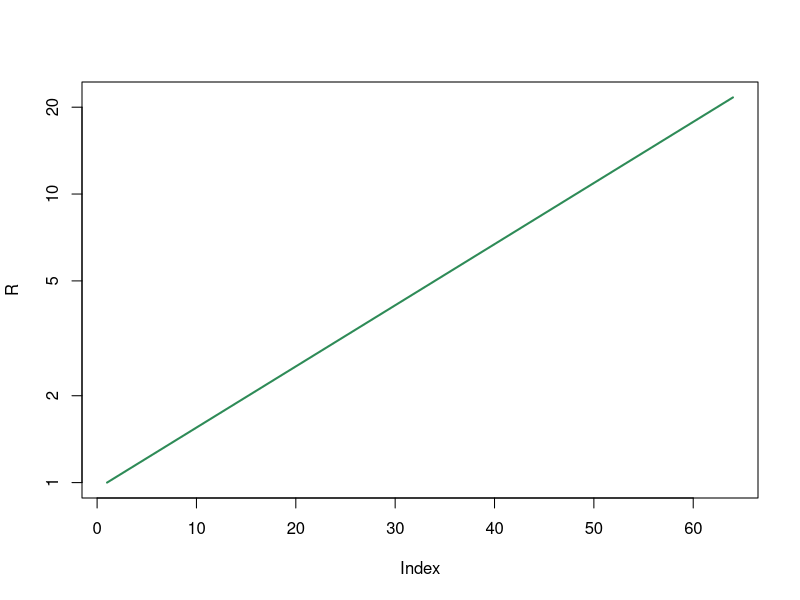
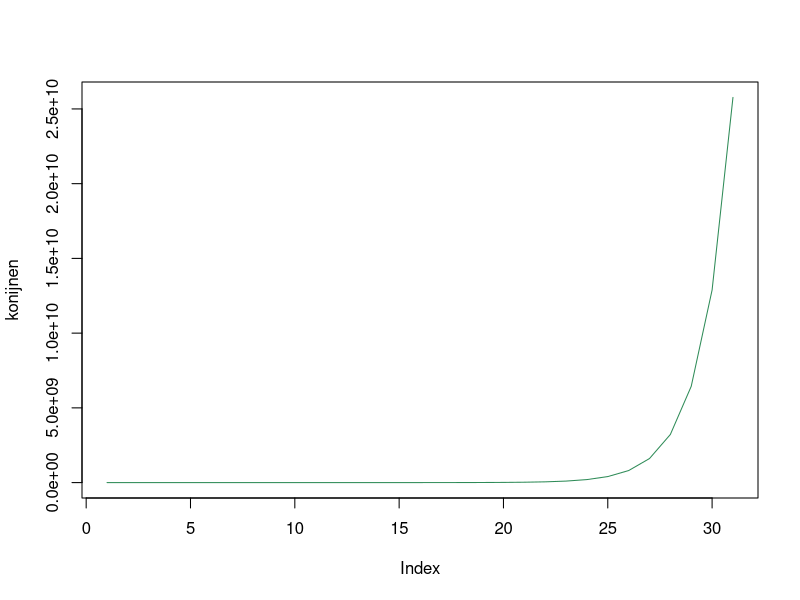
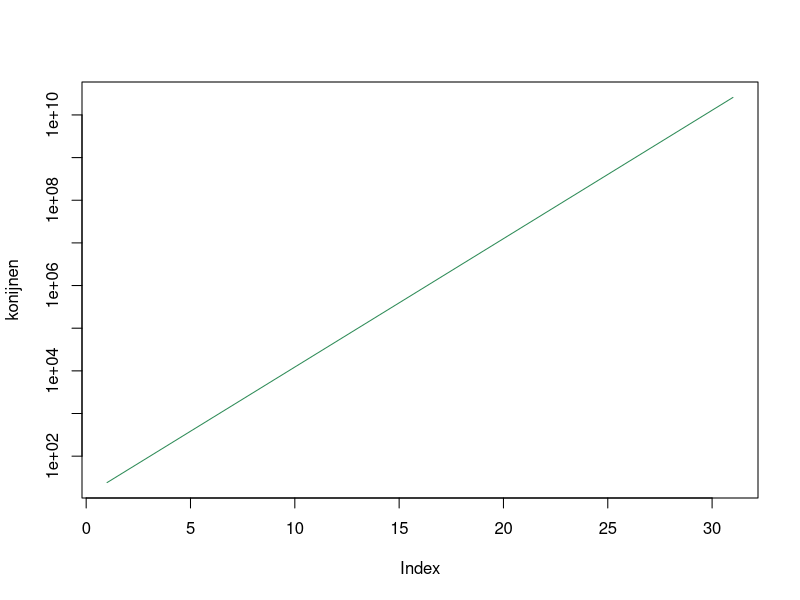
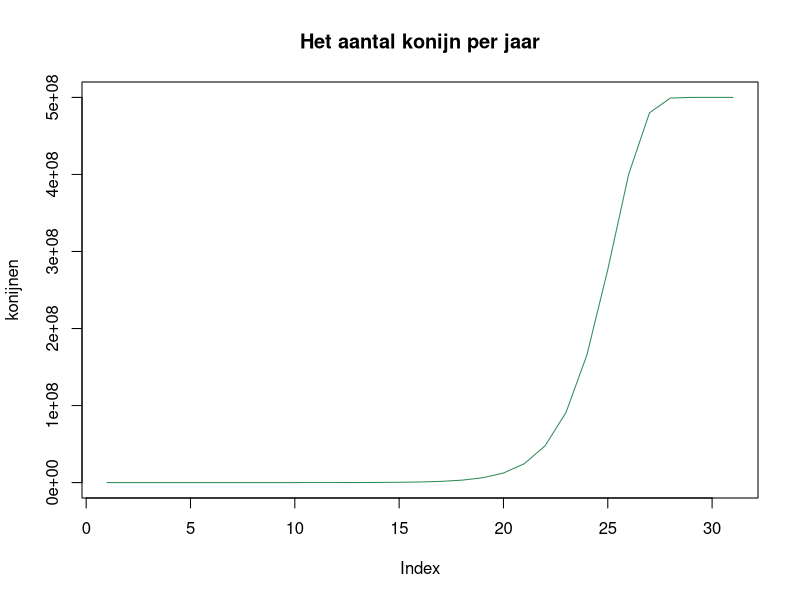
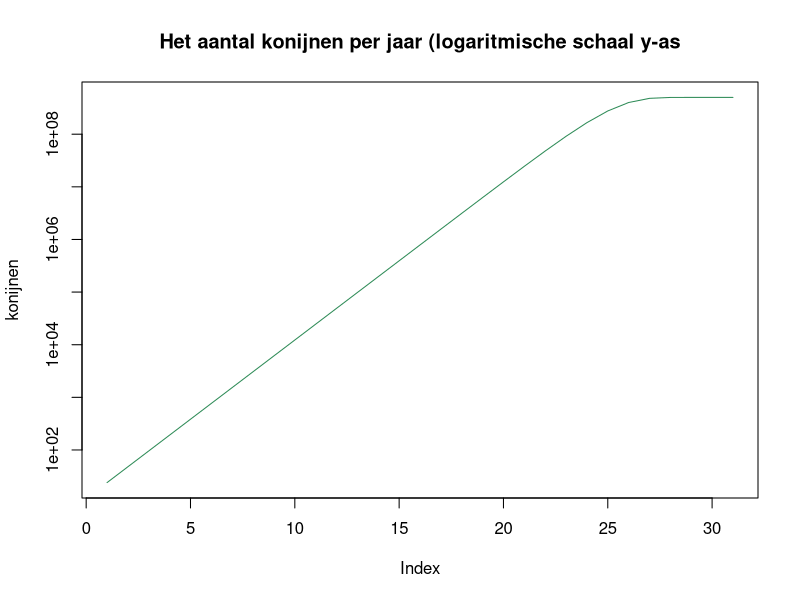
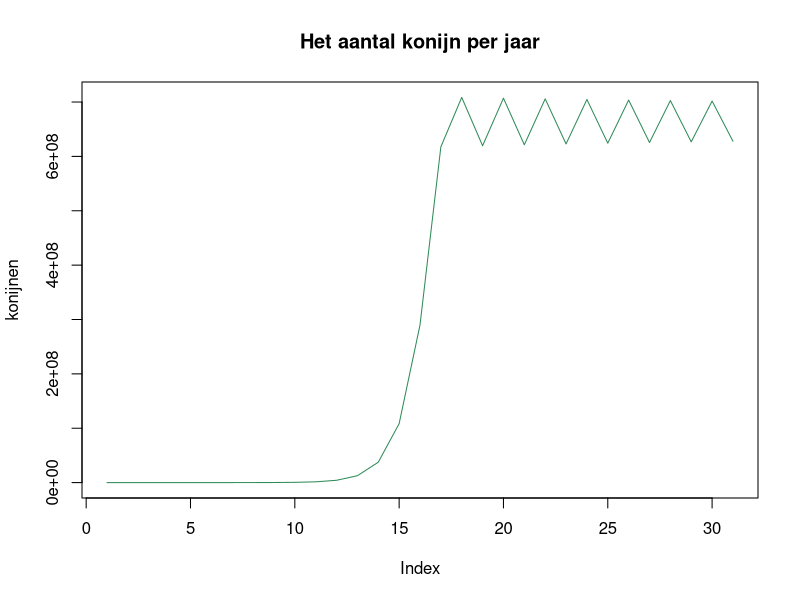
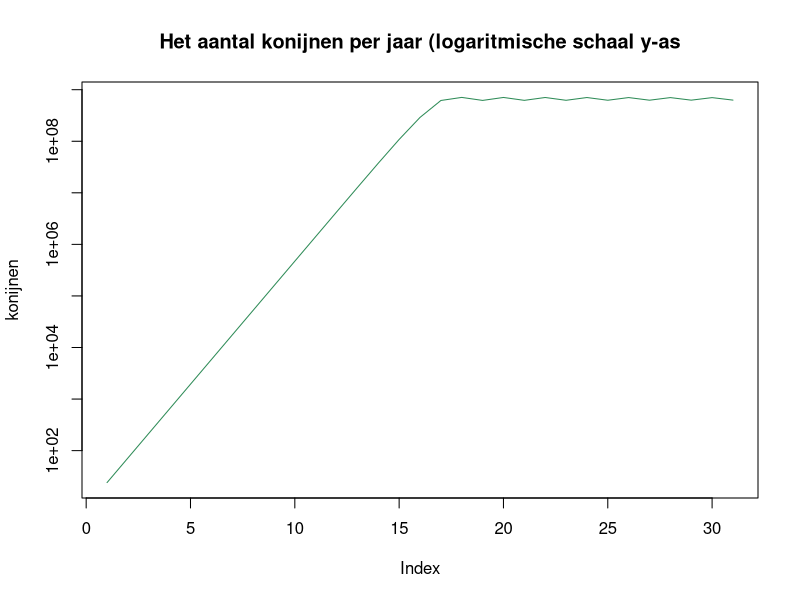
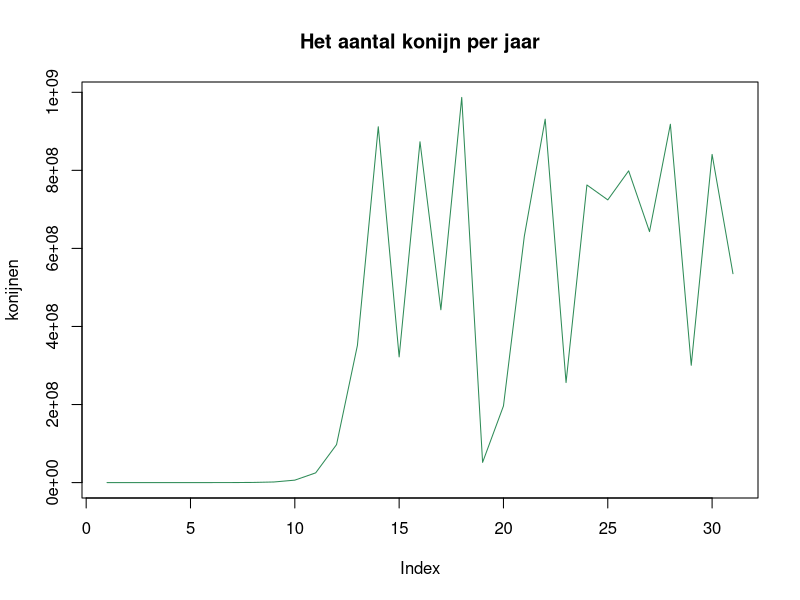

Write R code to recreate these figures, in order.
## ---- chunk 1
#| eval: true
#| echo: true
#| code-fold: false
#| label: fig-exponential

# beginaantal rijst
R <- 1

# herhaal iets 63 keer met een for-loop
for (i in 1:63) {
  R[i+1] <- R[i]*1.05 # R in volgende stap is 2*R in deze stap
}

plot(R , type='l', col="seagreen", log="y", lwd=2) 
## ---- chunk 2
sum(R)
## ---- chunk 3
# definieren van begin aantal konijnen
konijnen <- 24
# verdubbel het aantal konijnen 20 keer
for (i in 1:20){ 
konijnen <- konijnen * 2
}
# er zijn verschillende opties om "Het aantal konijnen na 20 tijdstappen is gelijk aan 25165824” te printen:
# met cat:
cat("Het aantal konijnen na 20 tijdstappen is gelijk aan ", konijnen)
# met paste:
paste("Het aantal konijnen na 20 tijdstappen is gelijk aan ", konijnen)
## ---- chunk 4
# Stap 1: Stel begin-aantal konijnen in
konijnen <- 24

# Stap 2: Verdubbel het aantal konijnen 30 keer
for (t in 1:30){
  konijnen[t+1] <- 2*konijnen[t]
}

# Stap 3: Plot het resultaat
plot(konijnen, type='l', col="seagreen")
## ---- chunk 5
# Stap 1: Stel begin -aantal konijnen in
konijnen <- 24
# Stap 2: Verdubbel het aantal konijnen 30 keer
for (t in 1:30){
konijnen [t+1] <- 2* konijnen [t]
}
# Stap 3: Plot het resultaat met een logaritmische y as, net zoals in de code van figuur 3
plot(konijnen , type='l', col="seagreen", log="y")
## ---- chunk 6
# Stap 1: Stel begin-aantal konijnen in
konijnen <- 24

# We maken een variabele voor K
K <- 10^9

# Stap 2: Verdubbel het aantal konijnen 30 keer
for (t in 1:30){
  # Reken eerst de waarde van f uit voor het aantal konijnen dat de populatie in de vorige tijdstap bevatte:
  f <- 1 - konijnen[t]/K
  # Gebruik dit vervolgens in de formule om het nieuwe aantal konijnen uit te rekenen
  konijnen[t+1] <- 2*konijnen[t]*f
}

# Stap 3: Plot het resultaat
plot(konijnen, type='l', col="seagreen", main = "Het aantal konijn per jaar")
paste("Het uiteindelijke aantal konijnen is gelijk aan", 
      konijnen[length(konijnen)]) # Dit is een manier om de laatste waarde van de vector konijnen te bekijken
## ---- chunk 7
plot(konijnen, type='l', col="seagreen", log="y", main = "Het aantal konijnen per jaar (logaritmische schaal y-as")
## ---- chunk 8
paste("Na 10 jaar zijn er", konijnen[11], "konijnen")
## ---- chunk 9
# Stap 1: Stel begin-aantal konijnen in
konijnen <- 24

# Stap 2: Bepaal waardes voor de parameters van het model
K <- 10^9
r <- 3

# Stap 3: Verdubbel het aantal konijnen 30 keer
for (t in 1:30){
  konijnen[t+1] <- r*konijnen[t]*(1 - konijnen[t]/K)
}

# Stap 4: Plot het resultaat
plot(konijnen, type='l', col="seagreen", main = "Het aantal konijn per jaar")
# plot op logaritmische schaal
plot(konijnen, type='l', col="seagreen", log="y", main = "Het aantal konijnen per jaar (logaritmische schaal y-as")
paste("Het uiteindelijke aantal konijnen is gelijk aan", 
      konijnen[length(konijnen)]) # Dit is een manier om de laatste waarde van de vector konijnen te bekijken
paste("Het aantal konijnen na 10 jaar is gelijk aan", 
      konijnen[11])
## ---- chunk 10
# Stap 1: Stel begin-aantal konijnen in
konijnen <- 24

# Stap 2: Bepaal waardes voor de parameters van het model
K <- 10^9
r <- 4

# Stap 3: Verdubbel het aantal konijnen 30 keer
for (t in 1:30){
  konijnen[t+1] <- r*konijnen[t]*(1 - konijnen[t]/K)
}

# Stap 4: Plot het resultaat
plot(konijnen, type='l', col="seagreen", main = "Het aantal konijn per jaar")
# plot op logaritmische schaal
plot(konijnen, type='l', col="seagreen", log="y", main = "Het aantal konijnen per jaar (logaritmische schaal y-as")
paste("Het uiteindelijke aantal konijnen is gelijk aan", 
      konijnen[length(konijnen)]) # Dit is een manier om de laatste waarde van de vector konijnen te bekijken
paste("Het aantal konijnen na 10 jaar is gelijk aan", 
      konijnen[11])
## ---- chunk 11
plot(c(13,100,292,619,1081,1695,2458,3191), log="y", type = "b")
## ---- chunk 12
# Stap 1: stel parameters in
p <- 2e11    
d <- 1/120   

# Stap 2: stel het beginaantal B in
B <- p/d

# Stap 3: maak functie die B, p, en d gebruikt om de verandering uit te rekenen
verandering <- function (B, p, d){
  delta <- p - d*B
  return(delta)
}

# Stap 4: een test of de functie werkt
verandering(B=p/d, p=p, d=d) 

# Stap 5: maak een lege lijst met begin-aantal erin
B <- c(0.9*p/d)

# Stap 6: reken 500 keer de volgende hoeveelheid B uit
for (t in 1:500) {
  B[t+1] <- B[t] + verandering(B=B[t], p=p, d=d)
}

# Stap 7: plot de tijdserie
plot(B, xlab="Tijd in dagen", ylab="Aantal rode bloedcellen", type="l", col="seagreen", lwd=2)
## ---- chunk 13
# Stap 1: stel parameters in
p <- 2e11    
d <- 1/120   

# Stap 2: stel het beginaantal B in
B <- p/d

# Stap 3: maak functie die B, p, en d gebruikt om de verandering uit te rekenen
verandering <- function (B, p, d){
  delta <- p - d*B
  return(delta)
}

# Stap 4: een test of de functie werkt
# verandering(B=p/d, p=p, d=d) 

# Stap 5: maak een lege lijst met begin-aantal erin
B <- c(0.99*p/d)

# Stap 6: reken 500 keer de volgende hoeveelheid B uit
for (t in 1:500) {
  B[t+1] <- B[t] + verandering(B=B[t], p=p, d=d)
}

# Stap 7: plot de tijdserie
plot(B, xlab="Tijd in dagen", ylab="Aantal rode bloedcellen", type="l", col="seagreen", lwd=2)
## ---- chunk 14
#| label: fig-rodebloedcellen-m
#| fig-cap: "Snelheid van herstel voor verschillende parameters."
#| #| fig-subcap: 
#|   - "Originele parameterwaarden."
#|   - "Grotere waarde voor p (snellere productie)."
#|   - "Kleinere waarde voor d (minder sterfte)."
#| layout-ncol: 3

# Originele parameterwaarden

# Stap 1: stel parameters in
p <- 2e11    
d <- 1/120   

# Stap 2: stel het beginaantal B in
B <- p/d

# Stap 3: maak functie die B, p, en d gebruikt om de verandering uit te rekenen
verandering <- function (B, p, d){
  delta <- p - d*B
  return(delta)
}

# Stap 4: een test of de functie werkt
# verandering(B=p/d, p=p, d=d) 

# Stap 5: maak een lege lijst met begin-aantal erin
B <- c(0.9*p/d)

# Stap 6: reken 500 keer de volgende hoeveelheid B uit
for (t in 1:500) {
  B[t+1] <- B[t] + verandering(B=B[t], p=p, d=d)
}

# Stap 7: plot de tijdserie
plot(B, xlab="Tijd in dagen", ylab="Aantal rode bloedcellen", type="l", col="seagreen", lwd=2)

# Grotere waarde voor p (snellere productie)

# Stap 1: stel parameters in
p <- 2e12    # verhoog p
d <- 1/120   # houdt d op de oude waarde

# Stap 2-4 blijft hetzelfde en kunnen we overslaan

# Stap 5: maak een lege lijst met begin-aantal erin
B <- c(0.9*p/d)

# Stap 6: reken 500 keer de volgende hoeveelheid B uit
for (t in 1:500) {
  B[t+1] <- B[t] + verandering(B=B[t], p=p, d=d)
}

# Stap 7: plot de tijdserie
plot(B, xlab="Tijd in dagen", ylab="Aantal rode bloedcellen", type="l", col="seagreen", lwd=2)


# Kleinere waarde voor d (minder sterfte)

# Stap 1: stel parameters in
p <- 2e11 # zet p terug naar de oude waarde    
d <- 1/240   # verlaag d

# Stap 2-4 blijft hetzelfde en kunnen we overslaan

# Stap 5: maak een lege lijst met begin-aantal erin
B <- c(0.9*p/d)

# Stap 6: reken 500 keer de volgende hoeveelheid B uit
for (t in 1:500) {
  B[t+1] <- B[t] + verandering(B=B[t], p=p, d=d)
}

# Stap 7: plot de tijdserie
plot(B, xlab="Tijd in dagen", ylab="Aantal rode bloedcellen", type="l", col="seagreen", lwd=2)
## ---- chunk 15
#| fig-cap: "Differentievergelijking"
#| #| fig-subcap: 
#|   - "r = 0.8"
#|   - "r = 2"
#|   - "r = 3"
#|   - "r = 4"
#| layout-ncol: 2

# R = 0.8
# Stap 1, definieer beginaantal konijnen en parameters
N <- 24    # aantal konijnen
r <- 0.8     # intrinsieke groeisnelheid
K <- 10^9  # schaalt de dichtheidsafhankelijkheid

# Stap 2: bereken het aantal konijnen in [t+1] 40 keer
for (t in 1:40){
  N[t+1] <- r*N[t]*(1-(N[t]/K))
}

# Stap 3: bekijk resultaten
plot(N,type="o",xlab="Tijd (jaren)", ylab="Aantal konijnen")

# R = 2
# Stap 1, definieer beginaantal konijnen en parameters
N <- 24    # aantal konijnen
r <- 2     # intrinsieke groeisnelheid
K <- 10^9  # schaalt de dichtheidsafhankelijkheid

# Stap 2: bereken het aantal konijnen in [t+1] 40 keer
for (t in 1:40){
  N[t+1] <- r*N[t]*(1-(N[t]/K))
}

# Stap 3: bekijk resultaten
plot(N,type="o",xlab="Tijd (jaren)", ylab="Aantal konijnen")

# R = 3
# Stap 1, definieer beginaantal konijnen en parameters
N <- 24    # aantal konijnen
r <- 3     # intrinsieke groeisnelheid
K <- 10^9  # schaalt de dichtheidsafhankelijkheid

# Stap 2: bereken het aantal konijnen in [t+1] 40 keer
for (t in 1:40){
  N[t+1] <- r*N[t]*(1-(N[t]/K))
}

# Stap 3: bekijk resultaten
plot(N,type="o",xlab="Tijd (jaren)", ylab="Aantal konijnen")

# R = 4
# Stap 1, definieer beginaantal konijnen en parameters
N <- 24    # aantal konijnen
r <- 4     # intrinsieke groeisnelheid
K <- 10^9  # schaalt de dichtheidsafhankelijkheid

# Stap 2: bereken het aantal konijnen in [t+1] 40 keer
for (t in 1:40){
  N[t+1] <- r*N[t]*(1-(N[t]/K))
}

# Stap 3: bekijk resultaten
plot(N,type="o",xlab="Tijd (jaren)", ylab="Aantal konijnen")
## ---- chunk 16
#| label: fig-diffvsdiffing-b
#| fig-cap: "Differentiaalvergelijking."
#| #| fig-subcap: 
#|   - "r = 0.8"
#|   - "r = 2"
#|   - "r = 4"
#|   - "r = 250"
#| layout-ncol: 2

# r = 0.8
# SIMPEL SCRIPT VOOR DIFFERENTIAALVERGELIJKING
# Stap 1, definieer beginaantal konijnen en parameters
N <- 24 
r <- 0.8
K <- 10^9

# Stap 2, definieer tijdstappen en maak een dataframe aan
delta_t <- 0.01 # grootte van de tijdstap
tijdstapjes <- seq(0,20,by=delta_t)
tijdserie <- data.frame(t=tijdstapjes,konijnen=N)

# Stap 3: Reken in kleine stapjes de volgende N uit
for (t in 1:length(tijdstapjes)-1){
  groeiN <- delta_t * r*N*(1-N/K)  
  N <- N + groeiN 
  tijdserie[t+1,"konijnen"] <- N
}

# Stap 3: bekijk resultaten
plot(tijdserie$t, tijdserie$konijnen, type="l",xlab="Tijd (jaren)", ylab="Aantal konijnen")

# r = 2
# SIMPEL SCRIPT VOOR DIFFERENTIAALVERGELIJKING
# Stap 1, definieer beginaantal konijnen en parameters
N <- 24 
r <- 2
K <- 10^9

# Stap 2, definieer tijdstappen en maak een dataframe aan
delta_t <- 0.01 # grootte van de tijdstap
tijdstapjes <- seq(0,20,by=delta_t)
tijdserie <- data.frame(t=tijdstapjes,konijnen=N)

# Stap 3: Reken in kleine stapjes de volgende N uit
for (t in 1:length(tijdstapjes)-1){
  groeiN <- delta_t * r*N*(1-N/K)  
  N <- N + groeiN 
  tijdserie[t+1,"konijnen"] <- N
}

# Stap 3: bekijk resultaten
plot(tijdserie$t, tijdserie$konijnen, type="l",xlab="Tijd (jaren)", ylab="Aantal konijnen")

# r = 4
# SIMPEL SCRIPT VOOR DIFFERENTIAALVERGELIJKING
# Stap 1, definieer beginaantal konijnen en parameters
N <- 24 
r <- 4
K <- 10^9

# Stap 2, definieer tijdstappen en maak een dataframe aan
delta_t <- 0.01 # grootte van de tijdstap
tijdstapjes <- seq(0,20,by=delta_t)
tijdserie <- data.frame(t=tijdstapjes,konijnen=N)

# Stap 3: Reken in kleine stapjes de volgende N uit
for (t in 1:length(tijdstapjes)-1){
  groeiN <- delta_t * r*N*(1-N/K)  
  N <- N + groeiN 
  tijdserie[t+1,"konijnen"] <- N
}

# Stap 3: bekijk resultaten
plot(tijdserie$t, tijdserie$konijnen, type="l",xlab="Tijd (jaren)", ylab="Aantal konijnen")

# r = 250
# SIMPEL SCRIPT VOOR DIFFERENTIAALVERGELIJKING
# Stap 1, definieer beginaantal konijnen en parameters
N <- 24 
r <- 250
K <- 10^9

# Stap 2, definieer tijdstappen en maak een dataframe aan
delta_t <- 0.01 # grootte van de tijdstap
tijdstapjes <- seq(0,20,by=delta_t)
tijdserie <- data.frame(t=tijdstapjes,konijnen=N)

# Stap 3: Reken in kleine stapjes de volgende N uit
for (t in 1:length(tijdstapjes)-1){
  groeiN <- delta_t * r*N*(1-N/K)  
  N <- N + groeiN 
  tijdserie[t+1,"konijnen"] <- N
}

# Stap 3: bekijk resultaten
plot(tijdserie$t, tijdserie$konijnen, type="l",xlab="Tijd (jaren)", ylab="Aantal konijnen")
